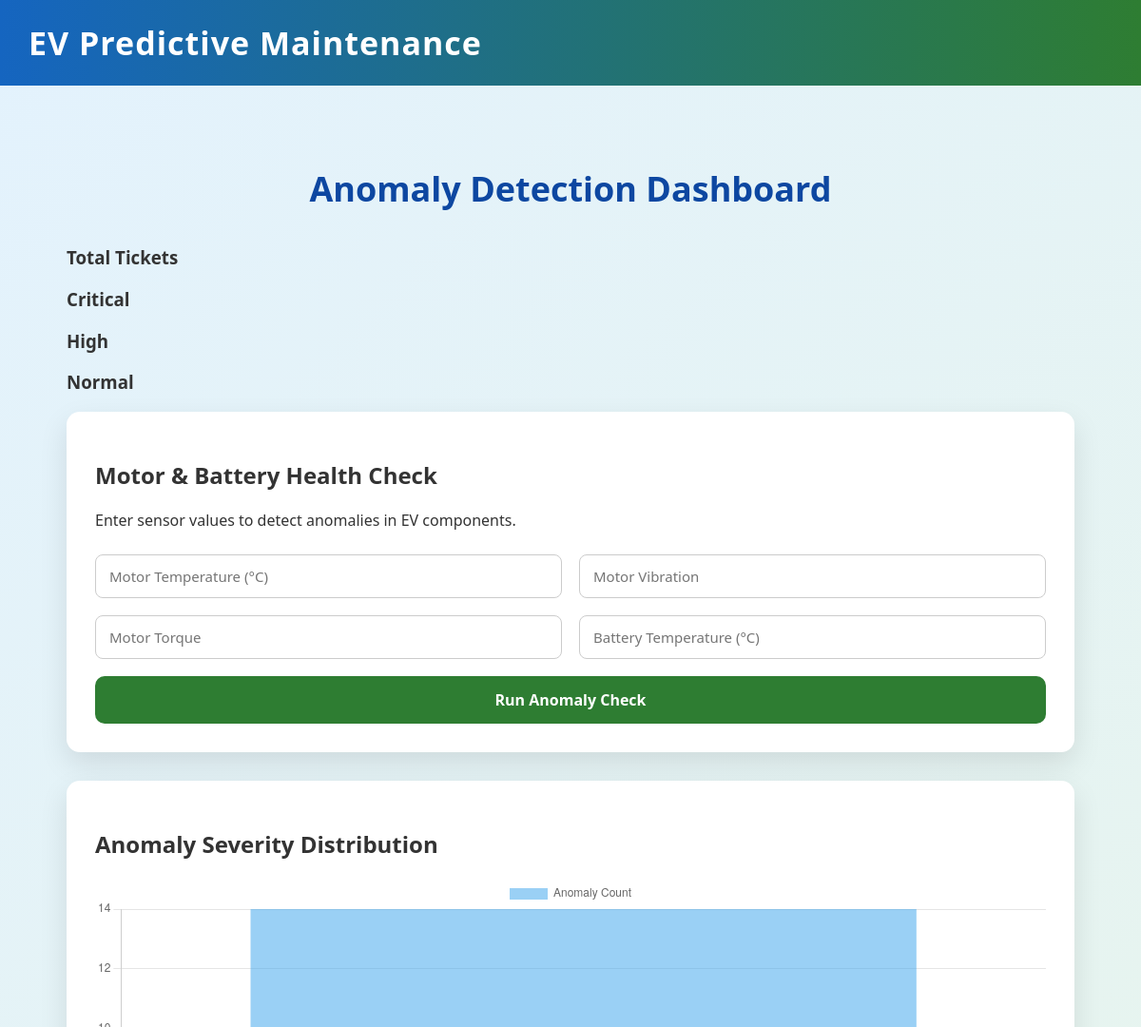
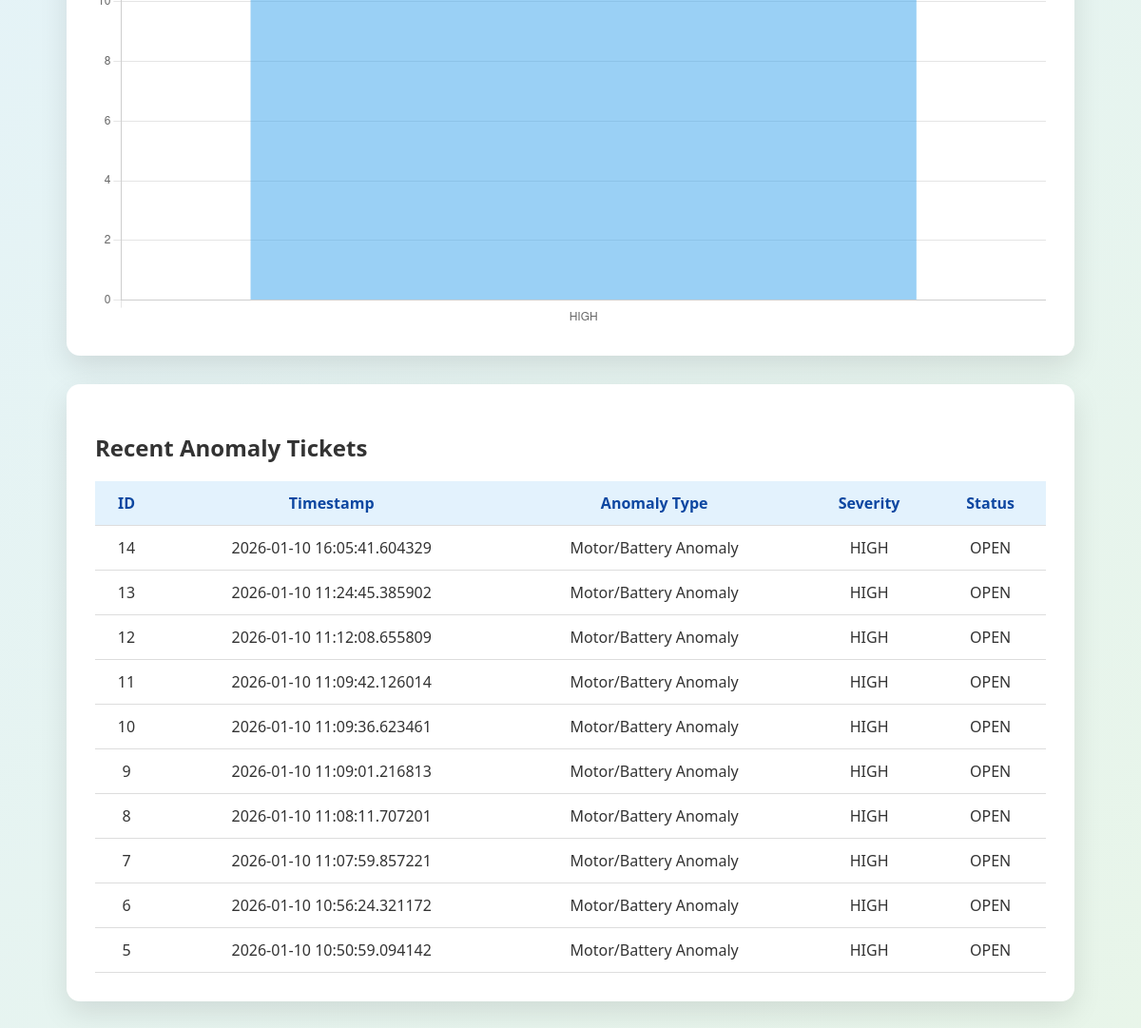
/dashboard, run on the app's committed database (2 pictures, top to bottom).
### tables this page shows
CREATE TABLE tickets (
            id INTEGER PRIMARY KEY AUTOINCREMENT,
            timestamp TEXT,
            anomaly_type TEXT,
            severity TEXT,
            status TEXT
        );

### routes/dashboard.py (the view, shortened to what this page needs)
@dashboard_bp.route("/dashboard", methods=["GET", "POST"])
def dashboard():
    result = None
    tickets = get_recent_tickets()
    return render_template("dashboard.html", result=result, tickets=tickets)

### database/db.py (called while the page is built)
def get_db():
    return sqlite3.connect(DB_PATH)

### services/ticket_service.py (called while the page is built)
def get_recent_tickets(limit=10):
    conn = get_db()
    cur = conn.cursor()
    cur.execute("""
        SELECT id, timestamp, anomaly_type, severity, status
        FROM tickets
        ORDER BY timestamp DESC
        LIMIT ?
    """, (limit,))
    rows = cur.fetchall()
    conn.close()
    return rows

### templates/dashboard.html (shortened to what this page needs)
<!DOCTYPE html>
<html lang="en">
<head>
    <link rel="stylesheet" href="{{ url_for('static', filename='css/style.css') }}">
</head>
<body>
    <div class="navbar">
        EV Predictive Maintenance
    </div>
    <div class="container">
        <h1 class="page-title">Anomaly Detection Dashboard</h1>
        <div class="summary-grid">
            <div class="summary-card total">
                <h3>Total Tickets</h3>
            </div>
            <div class="summary-card critical">
                <h3>Critical</h3>
            </div>
            <div class="summary-card high">
                <h3>High</h3>
            </div>
            <div class="summary-card normal">
                <h3>Normal</h3>
            </div>
        </div>
        <div class="card">
            <h2>Motor & Battery Health Check</h2>
            <p>Enter sensor values to detect anomalies in EV components.</p>
            <form method="POST" class="form-grid">
                <input type="number" step="any" name="motor_temp" placeholder="Motor Temperature (°C)" required>
                <input type="number" step="any" name="vibration" placeholder="Motor Vibration" required>
                <input type="number" step="any" name="torque" placeholder="Motor Torque" required>
                <input type="number" step="any" name="battery_temp" placeholder="Battery Temperature (°C)" required>
                <button type="submit">Run Anomaly Check</button>
            </form>
        </div>
        <div class="card" style="margin-top:30px;">
            <h2>Anomaly Severity Distribution</h2>
            <canvas id="severityChart"></canvas>
        </div>
        <div class="card" style="margin-top:30px;">
            <h2>Recent Anomaly Tickets</h2>
            <table class="ticket-table">
                <tr>
                    <th>ID</th>
                    <th>Timestamp</th>
                    <th>Anomaly Type</th>
                    <th>Severity</th>
                    <th>Status</th>
                </tr>
                {% for t in tickets %}
                <tr>
                    <td>{{ t[0] }}</td>
                    <td>{{ t[1] }}</td>
                    <td>{{ t[2] }}</td>
                    <td>{{ t[3] }}</td>
                    <td>{{ t[4] }}</td>
                </tr>
                {% endfor %}
            </table>
        </div>
    </div>
    <script>
        fetch("/api/chart-data")
          .then(res => res.json())
          .then(data => {
            new Chart(document.getElementById("severityChart"), {
                type: "bar",
                data: {
                    labels: data.labels,
                    datasets: [{
                        label: "Anomaly Count",
                        data: data.values
                    }]
                }
            });
        });
    </script>
</body>
</html>

### static/css/style.css (style rules this page uses)
:root { --primary-blue: #1565c0; --primary-green: #2e7d32; --light-blue: #e3f2fd; --light-green: #e8f5e9; --card-bg: #ffffff; --success: #2e7d32; --danger: #d32f2f; }
* { box-sizing: border-box; font-family: "Segoe UI", Tahoma, sans-serif; }
body { margin: 0; min-height: 100vh; background: linear-gradient( 135deg, var(--light-blue), var(--light-green) ); color: #333; }
.navbar { background: linear-gradient(90deg, var(--primary-blue), var(--primary-green)); padding: 22px 30px; color: white; font-size: 34px; font-weight: 700; letter-spacing: 1px; }
.container { max-width: 1100px; margin: 40px auto; padding: 20px; }
.page-title { text-align:center; font-size: 36px; color: #0d47a1; margin-bottom: 35px; }
.card { background: var(--card-bg); border-radius: 14px; padding: 30px; box-shadow: 0 12px 30px rgba(0, 0, 0, 0.1); transition: transform 0.2s ease, box-shadow 0.2s ease; }
.form-grid { display: grid; grid-template-columns: repeat(2, 1fr); gap: 18px; margin-top: 25px; }
input { padding: 12px 14px; border-radius: 8px; border: 1px solid #ccc; font-size: 15px; }
button { grid-column: span 2; padding: 14px; font-size: 16px; border-radius: 10px; border: none; background: var(--primary-green); color: white; font-weight: 600; cursor: pointer; }
.ticket-table { width: 100%; border-collapse: collapse; margin-top: 15px; }
.ticket-table th, .ticket-table td { padding: 12px; border-bottom: 1px solid #ddd; text-align: center; }
.ticket-table th { background: #e3f2fd; color: #0d47a1; }

### data on the page
tickets: id "14", timestamp "2026-01-10 16:05:41.604329", anomaly_type "Motor/Battery Anomaly", severity "HIGH", status "OPEN"
tickets: id "13", timestamp "2026-01-10 11:24:45.385902", anomaly_type "Motor/Battery Anomaly", severity "HIGH", status "OPEN"
tickets: id "12", timestamp "2026-01-10 11:12:08.655809", anomaly_type "Motor/Battery Anomaly", severity "HIGH", status "OPEN"
tickets: id "11", timestamp "2026-01-10 11:09:42.126014", anomaly_type "Motor/Battery Anomaly", severity "HIGH", status "OPEN"
tickets: id "10", timestamp "2026-01-10 11:09:36.623461", anomaly_type "Motor/Battery Anomaly", severity "HIGH", status "OPEN"
tickets: id "9", timestamp "2026-01-10 11:09:01.216813", anomaly_type "Motor/Battery Anomaly", severity "HIGH", status "OPEN"
tickets: id "8", timestamp "2026-01-10 11:08:11.707201", anomaly_type "Motor/Battery Anomaly", severity "HIGH", status "OPEN"
tickets: id "7", timestamp "2026-01-10 11:07:59.857221", anomaly_type "Motor/Battery Anomaly", severity "HIGH", status "OPEN"
tickets: id "6", timestamp "2026-01-10 10:56:24.321172", anomaly_type "Motor/Battery Anomaly", severity "HIGH", status "OPEN"
tickets: id "5", timestamp "2026-01-10 10:50:59.094142", anomaly_type "Motor/Battery Anomaly", severity "HIGH", status "OPEN"
